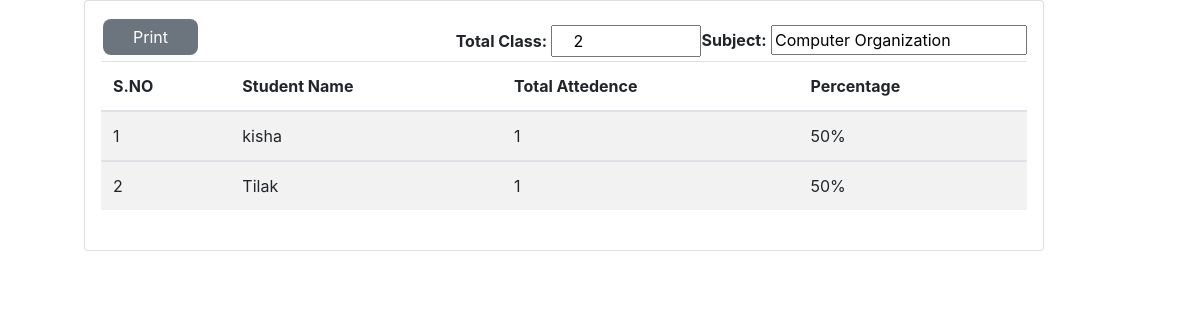
The app's page /Admin_AllStudentAttedence.php?semname=5 Semester with its own data.
### tables this page shows
CREATE TABLE `add_student` (
  `id` int(255) unsigned NOT NULL AUTO_INCREMENT,
  `Name` varchar(15) NOT NULL,
  `Age` int(2) DEFAULT NULL,
  `Email` varchar(30) DEFAULT NULL,
  `Phonenumber` varchar(10) NOT NULL,
  `ParentPhonenum` varchar(10) DEFAULT NULL,
  `Address` varchar(30) NOT NULL,
  `Semister` varchar(10) NOT NULL,
  PRIMARY KEY (`id`)
);

CREATE TABLE `subject_management` (
  `subId` int(255) unsigned NOT NULL AUTO_INCREMENT,
  `subName` varchar(100) DEFAULT NULL,
  `subCode` varchar(100) DEFAULT NULL,
  `subSemester` varchar(100) DEFAULT NULL,
  `subDescription` longtext DEFAULT NULL,
  UNIQUE KEY `subId` (`subId`)
);

### Admin_AllStudentAttedence.php (the view, shortened to what this page needs)
<!DOCTYPE html>
<html>
    <head>
        <link rel="stylesheet" href="https://cdn.jsdelivr.net/npm/bootstrap@4.0.0/dist/css/bootstrap.min.css">
    </head>
    <body>
        <?php
        include 'dbconnect.php';
        $semester = $_GET['semname'];
        $sql = "SELECT
        add_student.Name,
        add_student.id,
        subject_management.subId,
        subject_management.subSemester,
        subject_management.subName
        FROM add_student
        JOIN subject_management
        ON add_student.Semister =subject_management.subSemester
        WHERE subSemester='" . $semester . "'
        GROUP BY subId,id";
        $result = mysqli_query($con, $sql);
        $j = 1;
        $prev_subject = NULL;
        while ($row = mysqli_fetch_assoc($result)) {
            $Subject_id = $row['subId'];
            $sub = $row['subName'];
            $Student_id = $row['id'];
            $name = [];
            $percent = [];
            $query = "SELECT sum(ispresent) as total FROM attedence WHERE  subid=' $Subject_id  '  AND studid='$Student_id'";
            $result1 = mysqli_query($con, $query);
            if ($result1->num_rows > 0) {
                $name = $result1->fetch_all(MYSQLI_ASSOC);
            }
            $query2 = "SELECT COUNT(ispresent) as total_class FROM attedence WHERE  subid=' $Subject_id  '  AND studid='$Student_id'";
            $result2 = mysqli_query($con, $query2);
            if ($result2->num_rows > 0) {
                $percent = $result2->fetch_all(MYSQLI_ASSOC);
            }
            foreach ($name as $names) {
                $sum = $names['total'];
                foreach ($percent as $pe) {
                    $per = $pe['total_class'];
                    $percentage = ($sum * 100) / $per;
                    if ($Subject_id === $prev_subject) {
                        ?>
                    <tr>
                        <td ><?php echo $j++ ?> </td>
                        <td  value="<?php echo $row['id']; ?>"><?php echo $row['Name']; ?> </td>
                        <td ><?php echo $sum ?></td>
                        <td ><?php echo $percentage ?>%</td>
                    </tr>
                    <?php
                    $prev_subject = $Subject_id;
                } else {
                    ?>
                    <form class=" card stud   shadow-lg p-3 mb-5 bg-white rounded">
                        <div class="form-group my-2 " >
                            <table class="table table-striped table-hover " id="<?php echo $Subject_id ?>">
                                <div class="leftbox">
                                    <label><b> Subject:</b></label>
                                    <input  type="text "   value="<?php echo $sub; ?>" readonly>
                                </div>
                                <div class="leftbox ">
                                    <label ><b> Total Class:</b></label>
                                    <input class="text" type="text "   value="<?php echo $pe['total_class']; ?>" readonly>
                                    <br>
                                </div>
                                <div style="align-content: left">
                                    <a class="button btn-secondary" id="printPageButton" href="javascript:void();" onclick="printPage(<?php echo $Subject_id ?>);">Print</a>
                                </div>
                                <thead>
                                    <tr>
                                        <th scope=col>S.NO</th>
                                        <th scope=col>Student Name</th>
                                        <th scope=col>Total Attedence</th>
                                        <th scope=col>Percentage</th>
                                    </tr>
                                </thead>
                                <tbody>
                                    <tr>
                                        <td ><?php echo $j++ ?> </td>
                                        <td  value="<?php echo $row['id']; ?>"><?php echo $row['Name']; ?> </td>
                                        <td ><?php echo $sum ?></td>
                                        <td ><?php echo $percentage ?>%</td>
                                    </tr>
                                    <?php
                                    $prev_subject = $Subject_id;
                                }
                            }
                        }
                        ?>
                    </tbody>
                    <?php
                }
                ?>
            </table>
        </div>
    </form>
</body>
</html>

### Admin_AllStudentAttedence.php (style rules this page uses)
.stud { width: 80%; left:7%; }
.button { border: none; color: white; padding: 8px 30px; text-align: center; text-decoration: none; border-radius: 8px; font-size: 16px; margin: 2px 2px; width: 150px; position: relative; bottom: 50%; }
.text { text-align: left; padding: 2px 20px; width: 150px; }
.leftbox { float:right; }

### records on screen
add_student: subName "Computer Organization", total_class "2", $row['id'] 6 (drawn), Name "kisha", sum "1", percentage "50"
add_student: $row['id'] 18 (drawn), Name "Tilak", sum "1", percentage "50"
